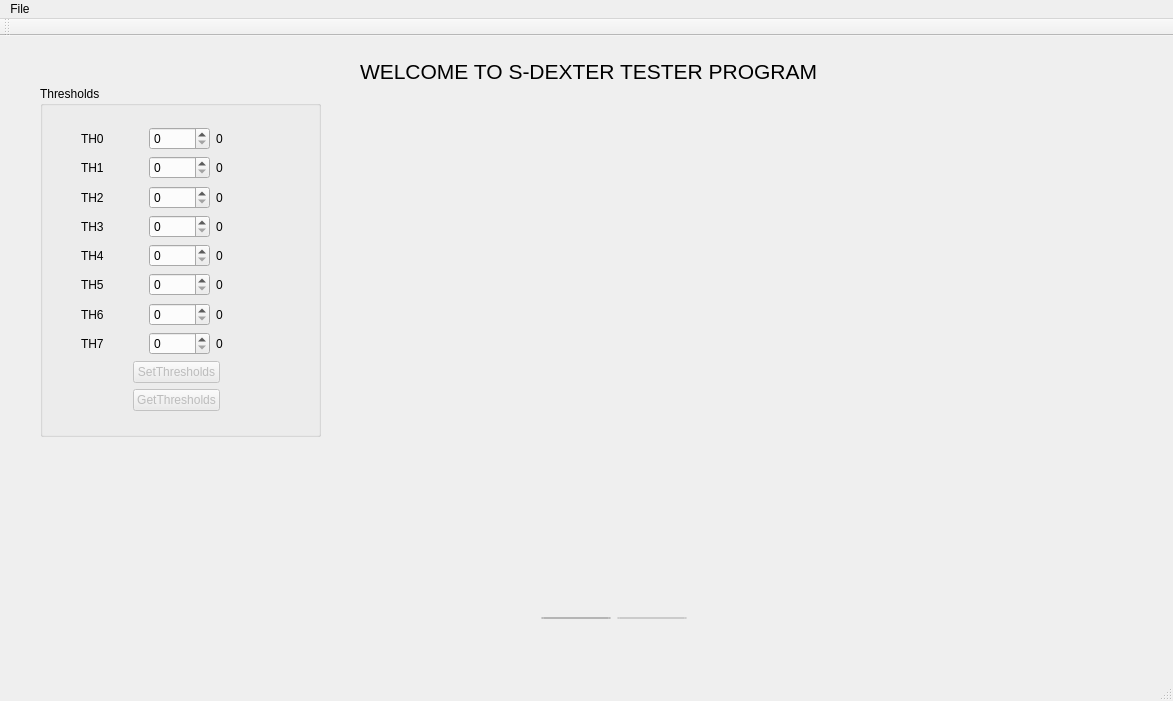
<?xml version="1.0" encoding="UTF-8"?>
<ui version="4.0">
 <class>MainWindow</class>
 <widget class="QMainWindow" name="MainWindow">
  <property name="geometry">
   <rect>
    <x>0</x>
    <y>0</y>
    <width>1173</width>
    <height>701</height>
   </rect>
  </property>
  <property name="windowTitle">
   <string>MainWindow</string>
  </property>
  <widget class="QWidget" name="centralWidget">
   <widget class="QGroupBox" name="groupBox">
    <property name="geometry">
     <rect>
      <x>40</x>
      <y>50</y>
      <width>281</width>
      <height>351</height>
     </rect>
    </property>
    <property name="title">
     <string>Thresholds</string>
    </property>
   </widget>
   <widget class="QLabel" name="welcomeLabel">
    <property name="geometry">
     <rect>
      <x>360</x>
      <y>20</y>
      <width>471</width>
      <height>31</height>
     </rect>
    </property>
    <property name="font">
     <font>
      <pointsize>16</pointsize>
     </font>
    </property>
    <property name="text">
     <string>WELCOME TO S-DEXTER TESTER PROGRAM</string>
    </property>
   </widget>
   <widget class="QWidget" name="layoutWidget">
    <property name="geometry">
     <rect>
      <x>70</x>
      <y>80</y>
      <width>219</width>
      <height>306</height>
     </rect>
    </property>
    <layout class="QVBoxLayout" name="verticalLayout_3">
     <item>
      <layout class="QVBoxLayout" name="verticalLayout">
       <item>
        <layout class="QHBoxLayout" name="horizontalLayout">
         <item>
          <widget class="QLabel" name="label">
           <property name="text">
            <string>TH0</string>
           </property>
          </widget>
         </item>
         <item>
          <widget class="QSpinBox" name="th0SpinBox">
           <property name="maximum">
            <number>255</number>
           </property>
          </widget>
         </item>
         <item>
          <widget class="QLabel" name="th0Label">
           <property name="text">
            <string>0</string>
           </property>
          </widget>
         </item>
        </layout>
       </item>
       <item>
        <layout class="QHBoxLayout" name="horizontalLayout_2">
         <item>
          <widget class="QLabel" name="label_3">
           <property name="text">
            <string>TH1</string>
           </property>
          </widget>
         </item>
         <item>
          <widget class="QSpinBox" name="th1SpinBox">
           <property name="maximum">
            <number>255</number>
           </property>
          </widget>
         </item>
         <item>
          <widget class="QLabel" name="th1Label">
           <property name="text">
            <string>0</string>
           </property>
          </widget>
         </item>
        </layout>
       </item>
       <item>
        <layout class="QHBoxLayout" name="horizontalLayout_3">
         <item>
          <widget class="QLabel" name="label_5">
           <property name="text">
            <string>TH2</string>
           </property>
          </widget>
         </item>
         <item>
          <widget class="QSpinBox" name="th2SpinBox">
           <property name="maximum">
            <number>255</number>
           </property>
          </widget>
         </item>
         <item>
          <widget class="QLabel" name="th2Label">
           <property name="text">
            <string>0</string>
           </property>
          </widget>
         </item>
        </layout>
       </item>
       <item>
        <layout class="QHBoxLayout" name="horizontalLayout_4">
         <item>
          <widget class="QLabel" name="label_7">
           <property name="text">
            <string>TH3</string>
           </property>
          </widget>
         </item>
         <item>
          <widget class="QSpinBox" name="th3SpinBox">
           <property name="maximum">
            <number>255</number>
           </property>
          </widget>
         </item>
         <item>
          <widget class="QLabel" name="th3Label">
           <property name="text">
            <string>0</string>
           </property>
          </widget>
         </item>
        </layout>
       </item>
       <item>
        <layout class="QHBoxLayout" name="horizontalLayout_5">
         <item>
          <widget class="QLabel" name="label_9">
           <property name="text">
            <string>TH4</string>
           </property>
          </widget>
         </item>
         <item>
          <widget class="QSpinBox" name="th4SpinBox">
           <property name="maximum">
            <number>255</number>
           </property>
          </widget>
         </item>
         <item>
          <widget class="QLabel" name="th4Label">
           <property name="text">
            <string>0</string>
           </property>
          </widget>
         </item>
        </layout>
       </item>
       <item>
        <layout class="QHBoxLayout" name="horizontalLayout_6">
         <item>
          <widget class="QLabel" name="label_11">
           <property name="text">
            <string>TH5</string>
           </property>
          </widget>
         </item>
         <item>
          <widget class="QSpinBox" name="th5SpinBox">
           <property name="maximum">
            <number>255</number>
           </property>
          </widget>
         </item>
         <item>
          <widget class="QLabel" name="th5Label">
           <property name="text">
            <string>0</string>
           </property>
          </widget>
         </item>
        </layout>
       </item>
       <item>
        <layout class="QHBoxLayout" name="horizontalLayout_7">
         <item>
          <widget class="QLabel" name="label_13">
           <property name="text">
            <string>TH6</string>
           </property>
          </widget>
         </item>
         <item>
          <widget class="QSpinBox" name="th6SpinBox">
           <property name="maximum">
            <number>255</number>
           </property>
          </widget>
         </item>
         <item>
          <widget class="QLabel" name="th6Label">
           <property name="text">
            <string>0</string>
           </property>
          </widget>
         </item>
        </layout>
       </item>
       <item>
        <layout class="QHBoxLayout" name="horizontalLayout_8">
         <item>
          <widget class="QLabel" name="label_15">
           <property name="text">
            <string>TH7</string>
           </property>
          </widget>
         </item>
         <item>
          <widget class="QSpinBox" name="th7SpinBox">
           <property name="maximum">
            <number>255</number>
           </property>
          </widget>
         </item>
         <item>
          <widget class="QLabel" name="th7Label">
           <property name="text">
            <string>0</string>
           </property>
          </widget>
         </item>
        </layout>
       </item>
      </layout>
     </item>
     <item>
      <layout class="QHBoxLayout" name="horizontalLayout_9">
       <item>
        <spacer name="horizontalSpacer">
         <property name="orientation">
          <enum>Qt::Horizontal</enum>
         </property>
         <property name="sizeHint" stdset="0">
          <size>
           <width>48</width>
           <height>20</height>
          </size>
         </property>
        </spacer>
       </item>
       <item>
        <layout class="QVBoxLayout" name="verticalLayout_2">
         <item>
          <widget class="QPushButton" name="setThPushButton">
           <property name="enabled">
            <bool>false</bool>
           </property>
           <property name="text">
            <string>SetThresholds</string>
           </property>
          </widget>
         </item>
         <item>
          <widget class="QPushButton" name="getThPushButton">
           <property name="enabled">
            <bool>false</bool>
           </property>
           <property name="text">
            <string>GetThresholds</string>
           </property>
          </widget>
         </item>
        </layout>
       </item>
       <item>
        <spacer name="horizontalSpacer_2">
         <property name="orientation">
          <enum>Qt::Horizontal</enum>
         </property>
         <property name="sizeHint" stdset="0">
          <size>
           <width>58</width>
           <height>20</height>
          </size>
         </property>
        </spacer>
       </item>
      </layout>
     </item>
    </layout>
   </widget>
   <widget class="QWidget" name="layoutWidget">
    <property name="geometry">
     <rect>
      <x>530</x>
      <y>570</y>
      <width>168</width>
      <height>24</height>
     </rect>
    </property>
    <layout class="QHBoxLayout" name="horizontalLayout_10">
     <item>
      <widget class="QPushButton" name="connectPushButton">
       <property name="text">
        <string>Connet</string>
       </property>
      </widget>
     </item>
     <item>
      <widget class="QPushButton" name="disconnectPushButton">
       <property name="enabled">
        <bool>false</bool>
       </property>
       <property name="text">
        <string>Disconnect</string>
       </property>
      </widget>
     </item>
    </layout>
   </widget>
   <zorder>layoutWidget</zorder>
   <zorder>groupBox</zorder>
   <zorder>layoutWidget</zorder>
   <zorder>welcomeLabel</zorder>
  </widget>
  <widget class="QMenuBar" name="menuBar">
   <property name="geometry">
    <rect>
     <x>0</x>
     <y>0</y>
     <width>1173</width>
     <height>19</height>
    </rect>
   </property>
   <widget class="QMenu" name="menuFile">
    <property name="title">
     <string>File</string>
    </property>
    <addaction name="actionSet_IP"/>
   </widget>
   <addaction name="menuFile"/>
  </widget>
  <widget class="QToolBar" name="mainToolBar">
   <attribute name="toolBarArea">
    <enum>TopToolBarArea</enum>
   </attribute>
   <attribute name="toolBarBreak">
    <bool>false</bool>
   </attribute>
  </widget>
  <widget class="QStatusBar" name="statusBar"/>
  <action name="actionSet_IP">
   <property name="text">
    <string>Set IP</string>
   </property>
  </action>
 </widget>
 <layoutdefault spacing="6" margin="11"/>
 <resources/>
 <connections/>
</ui>
